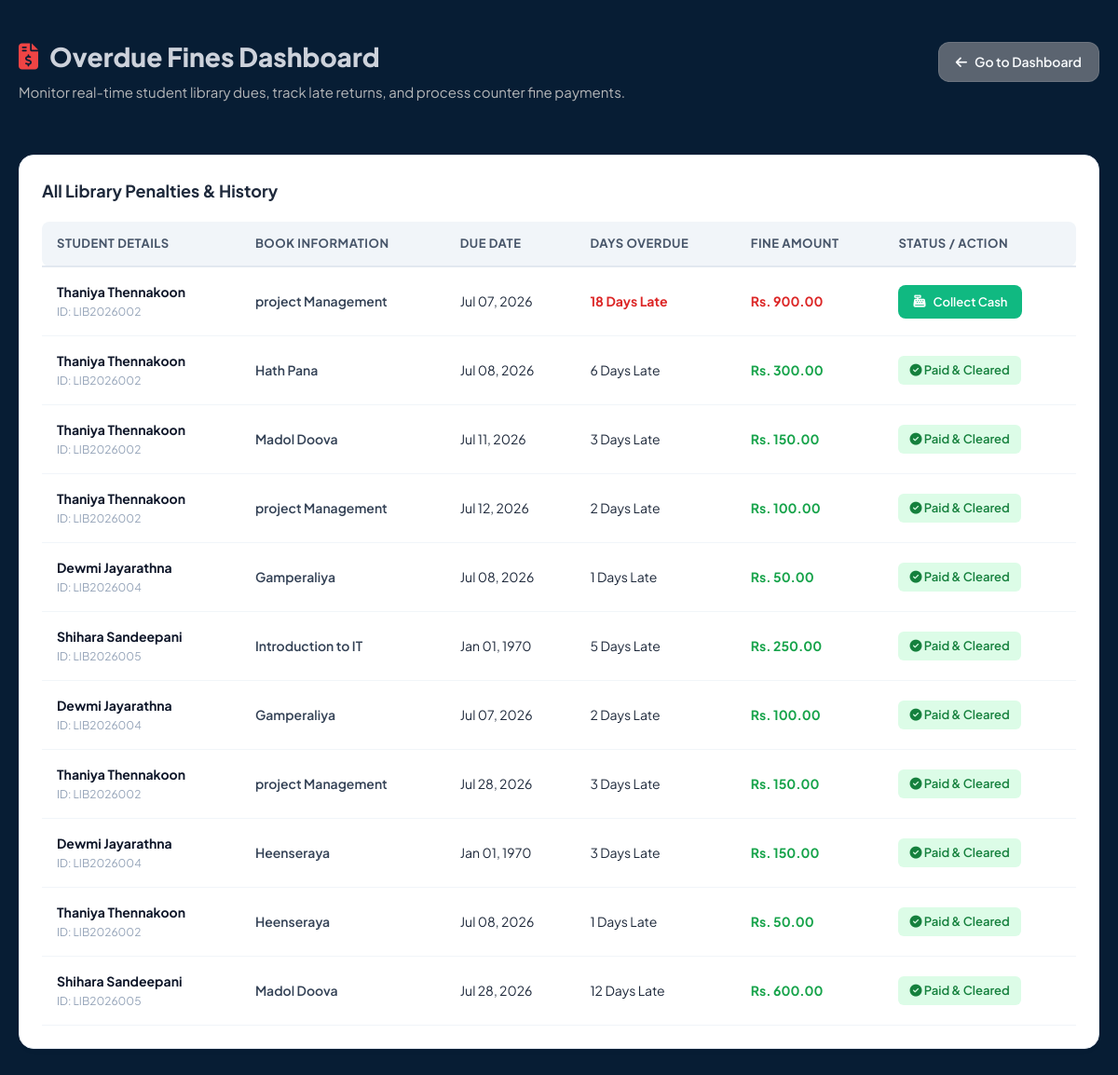
The app's page /fine_management.php with its own data.
### tables this page shows
CREATE TABLE IF NOT EXISTS `fines` (
  `id` int NOT NULL AUTO_INCREMENT,
  `issue_id` int DEFAULT NULL,
  `user_id` int DEFAULT NULL,
  `book_id` int DEFAULT NULL,
  `late_days` int DEFAULT NULL,
  `fine_amount` decimal(10,2) DEFAULT NULL,
  `status` varchar(20) DEFAULT 'Unpaid',
  PRIMARY KEY (`id`)
);

CREATE TABLE IF NOT EXISTS `users` (
  `id` int NOT NULL AUTO_INCREMENT,
  `full_name` varchar(100) DEFAULT NULL,
  `address` text,
  `email` varchar(100) DEFAULT NULL,
  `username` varchar(100) DEFAULT NULL,
  `password` varchar(100) DEFAULT NULL,
  `role` varchar(20) DEFAULT NULL,
  `member_id` varchar(20) DEFAULT NULL,
  `profile_pic` varchar(255) DEFAULT NULL,
  PRIMARY KEY (`id`)
);

CREATE TABLE IF NOT EXISTS `books` (
  `id` int NOT NULL AUTO_INCREMENT,
  `title` varchar(255) DEFAULT NULL,
  `author` varchar(255) DEFAULT NULL,
  `quantity` int DEFAULT NULL,
  `category_id` int DEFAULT NULL,
  PRIMARY KEY (`id`),
  KEY `fk_books_category` (`category_id`)
);

CREATE TABLE IF NOT EXISTS `issued_books` (
  `id` int NOT NULL AUTO_INCREMENT,
  `user_id` int NOT NULL,
  `book_id` int NOT NULL,
  `request_date` date NOT NULL,
  `issue_date` date DEFAULT NULL,
  `return_date` date DEFAULT NULL,
  `actual_return_date` date DEFAULT NULL,
  `status` varchar(50) NOT NULL DEFAULT 'Pending',
  `expire_date` date NOT NULL,
  PRIMARY KEY (`id`)
);

### fine_management.php (the view, shortened to what this page needs)
<?php
$conn = mysqli_connect("localhost", "root", "", "librarydb");
$sql = "SELECT fines.*, books.title, users.full_name, users.member_id, issued_books.return_date AS due_date
        FROM fines
        JOIN books ON fines.book_id = books.id
        JOIN users ON fines.user_id = users.id
        JOIN issued_books ON fines.issue_id = issued_books.id
        ORDER BY CASE WHEN fines.status = 'Unpaid' THEN 0 ELSE 1 END, fines.id DESC";
$result = mysqli_query($conn, $sql);
?>
<!DOCTYPE html>
<html lang="en">
<head>
    <link rel="stylesheet" href="fine-managements.css">
    <link rel="stylesheet" href="https://cdnjs.cloudflare.com/ajax/libs/font-awesome/6.4.0/css/all.min.css">
</head>
<body>
<div class="admin-container">
    <div class="header-wrapper">
        <div class="admin-header">
            <h1><i class="fa-solid fa-file-invoice-dollar text-danger-icon"></i> Overdue Fines Dashboard</h1>
            <p class="subtitle">Monitor real-time student library dues, track late returns, and process counter fine payments.</p>
        </div>
        <div class="top-nav">
            <a href="admin_dashboard.php" class="btn-dashboard">
                <i class="fa-solid fa-arrow-left"></i> Go to Dashboard
            </a>
        </div>
    </div>
</div>
    <div class="admin-card">
        <h3>All Library Penalties & History</h3>
        <div class="table-responsive">
            <table>
                <thead>
                    <tr>
                        <th>Student Details</th>
                        <th>Book Information</th>
                        <th>Due Date</th>
                        <th>Days Overdue</th>
                        <th>Fine Amount</th>
                        <th>Status / Action</th>
                    </tr>
                </thead>
                <tbody>
                    <?php
                    if (mysqli_num_rows($result) > 0) {
                        while ($row = mysqli_fetch_assoc($result)) {
                            $is_unpaid = ($row['status'] == 'Unpaid');
                    ?>
                        <tr>
                            <td>
                                <div class="student-name"><?php echo htmlspecialchars($row['full_name']); ?></div>
                                <div class="student-id">ID: <?php echo htmlspecialchars($row['member_id']); ?></div>
                            </td>
                            <td>
                                <div class="tbl-book-title"><?php echo htmlspecialchars($row['title']); ?></div>
                            </td>
                            <td><?php echo date('M d, Y', strtotime($row['due_date'])); ?></td>
                            <td>
                                <span class="<?php echo $is_unpaid ? 'text-danger-bold' : ''; ?>">
                                    <?php echo $row['late_days']; ?> Days Late
                                </span>
                            </td>
                            <td>
                                <span class="<?php echo $is_unpaid ? 'text-danger-bold' : ''; ?>" style="<?php echo !$is_unpaid ? 'color: #16a34a; font-weight: bold;' : ''; ?>">
                                    Rs. <?php echo number_format($row['fine_amount'], 2); ?>
                                </span>
                            </td>
                            <td>
                                <?php if ($is_unpaid) { ?>
                                    <form method="POST" onsubmit="return confirm('Confirm counter payment collection for Rs. <?php echo number_format($row['fine_amount'], 2); ?>?');" style="margin: 0;">
                                        <button type="submit" name="admin_collect_fine" class="btn-collect">
                                            <i class="fa-solid fa-cash-register"></i> Collect Cash
                                        </button>
                                    </form>
                                <?php } else { ?>
                                    <span style="background: #dcfce7; color: #15803d; padding: 6px 12px; border-radius: 6px; font-size: 13px; font-weight: 600; display: inline-block;">
                                        <i class="fa-solid fa-circle-check"></i> Paid & Cleared
                                    </span>
                                <?php } ?>
                            </td>
                        </tr>
                    <?php
                        }
                    } else {
                        echo "<tr><td colspan='6' class='no-data-cell'><i class='fa-solid fa-circle-check checked-icon'></i>Great! There are no library fines recorded in the system.</td></tr>";
                    }
                    ?>
                </tbody>
            </table>
        </div>
    </div>
</body>
</html>

### fine-managements.css (style rules this page uses)
* { margin: 0; padding: 0; box-sizing: border-box; }
body { font-family: 'Plus Jakarta Sans', sans-serif; background-color: #071d34; color: #1e293b; padding: 40px 20px; line-height: 1.5; }
.admin-container { max-width: 1200px; margin: 0 auto; }
.admin-header { text-align: left; margin-bottom: 35px; }
.admin-header h1 { font-size: 28px; font-weight: 800; color: #cdd2db; display: flex; align-items: center; gap: 12px; }
.text-danger-icon { color: #ef4444; }
.admin-header .subtitle { color: #b5b7b9; font-size: 15px; margin-top: 6px; }
.admin-card { background: #ffffff; border-radius: 16px; border: 1px solid #e2e8f0; padding: 24px; box-shadow: 0 4px 6px -1px rgba(0, 0, 0, 0.02), 0 2px 4px -1px rgba(0, 0, 0, 0.01); }
.admin-card h3 { font-size: 18px; font-weight: 700; color: #1e293b; margin-bottom: 20px; }
.table-responsive { width: 100%; overflow-x: auto; }
table { width: 100%; border-collapse: collapse; text-align: left; }
th { background-color: #f1f5f9; color: #475569; padding: 14px 16px; font-weight: 700; font-size: 13px; text-transform: uppercase; letter-spacing: 0.5px; border-bottom: 2px solid #e2e8f0; }
th:first-child { border-top-left-radius: 8px; border-bottom-left-radius: 8px; }
th:last-child { border-top-right-radius: 8px; border-bottom-right-radius: 8px; }
td { padding: 16px; border-bottom: 1px solid #f1f5f9; font-size: 14px; vertical-align: middle; }
.student-name { font-weight: 700; color: #0f172a; }
.student-id { font-size: 12px; color: #94a3b8; margin-top: 2px; }
.tbl-book-title { font-weight: 600; color: #334155; }
.text-danger-bold { color: #dc2626; font-weight: 700; }
.btn-collect { background-color: #10b981; color: #ffffff; border: none; padding: 10px 16px; border-radius: 8px; font-family: inherit; font-weight: 600; font-size: 13px; cursor: pointer; display: inline-flex; align-items: center; gap: 8px; transition: all 0.2s ease; }
.btn-dashboard { background: #5b6470; color: #f8fafc; text-decoration: none; padding: 10px 18px; border-radius: 12px; font-size: 14px; font-weight: 600; display: inline-flex; align-items: center; gap: 8px; border: 1px solid rgba(255, 255, 255, 0.1); transition: all 0.2s ease; }
.header-wrapper { display: flex; justify-content: space-between; align-items: flex-start; margin-bottom: 20px; }
.top-nav { display: flex; justify-content: flex-end; margin-bottom: 0; padding-top: 5px; }

### records on screen
fines: user.full_name "Thaniya Thennakoon", user.member_id "LIB2026002", book.title "project Management", issued_books.return_date "Jul 07, 2026", late_days "18", fine_amount "900.00"
fines: user.full_name "Thaniya Thennakoon", user.member_id "LIB2026002", book.title "Hath Pana", issued_books.return_date "Jul 08, 2026", late_days "6", fine_amount "300.00", status "Paid" (drawn)
fines: user.full_name "Thaniya Thennakoon", user.member_id "LIB2026002", book.title "Madol Doova", issued_books.return_date "Jul 11, 2026", late_days "3", fine_amount "150.00", status "Paid" (drawn)
fines: user.full_name "Thaniya Thennakoon", user.member_id "LIB2026002", book.title "project Management", issued_books.return_date "Jul 12, 2026", late_days "2", fine_amount "100.00", status "Paid" (drawn)
fines: user.full_name "Dewmi Jayarathna", user.member_id "LIB2026004", book.title "Gamperaliya", issued_books.return_date "Jul 08, 2026", late_days "1", fine_amount "50.00", status "Paid" (drawn)
fines: user.full_name "Shihara Sandeepani", user.member_id "LIB2026005", book.title "Introduction to IT", issued_books.return_date "Jan 01, 1970", late_days "5", fine_amount "250.00", status "Paid" (drawn)
fines: user.full_name "Dewmi Jayarathna", user.member_id "LIB2026004", book.title "Gamperaliya", issued_books.return_date "Jul 07, 2026", late_days "2", fine_amount "100.00", status "Paid" (drawn)
fines: user.full_name "Thaniya Thennakoon", user.member_id "LIB2026002", book.title "project Management", issued_books.return_date "Jul 28, 2026", late_days "3", fine_amount "150.00", status "Paid" (drawn)
fines: user.full_name "Dewmi Jayarathna", user.member_id "LIB2026004", book.title "Heenseraya", issued_books.return_date "Jan 01, 1970", late_days "3", fine_amount "150.00", status "Paid" (drawn)
fines: user.full_name "Thaniya Thennakoon", user.member_id "LIB2026002", book.title "Heenseraya", issued_books.return_date "Jul 08, 2026", late_days "1", fine_amount "50.00", status "Paid" (drawn)
fines: user.full_name "Shihara Sandeepani", user.member_id "LIB2026005", book.title "Madol Doova", issued_books.return_date "Jul 28, 2026", late_days "12", fine_amount "600.00", status "Paid" (drawn)
